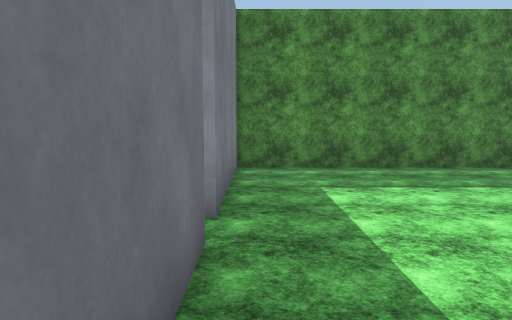
[1] (above)

12 first-person views from a walk through a scene from a Unity 3-D project. The camera is 1.2 m above the floor, tilts 6° down and sees 70° across. The floor is counted in squares, 1 m on a side. Each view is taken from the middle of a square. On the plan, view 1 faces up. The plan holds only what a view shows up to about 15 squares ahead; the rest is blank. The place goes on beyond the plan. The player is left out. Some animated figures are not drawn. Surface patterns are stand-ins for the level's own textures.

[2]
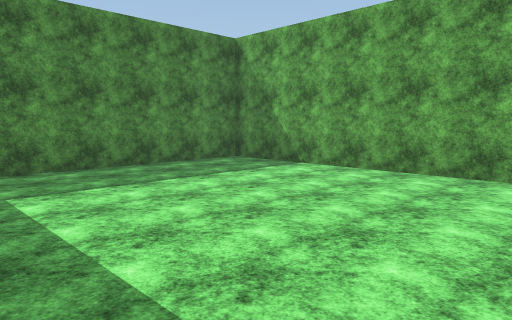

[3]
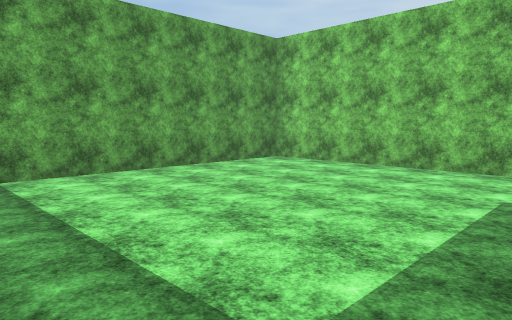

[4]
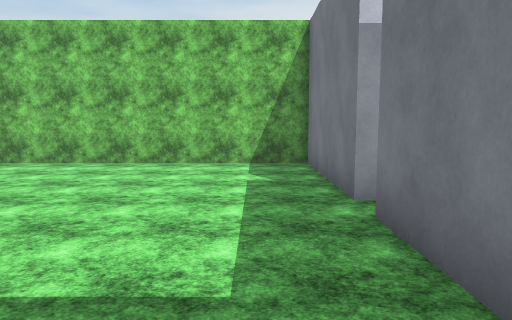

[5]
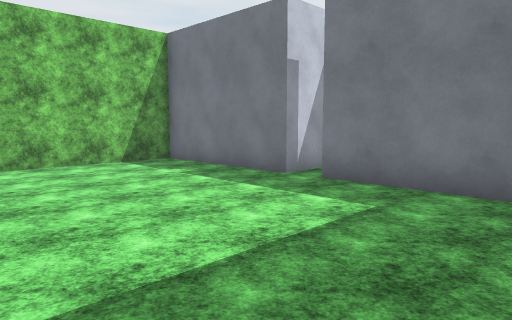

[6]
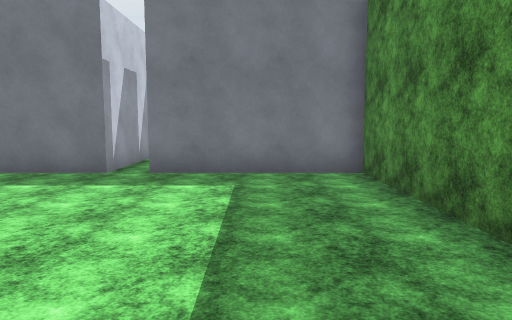

[7]
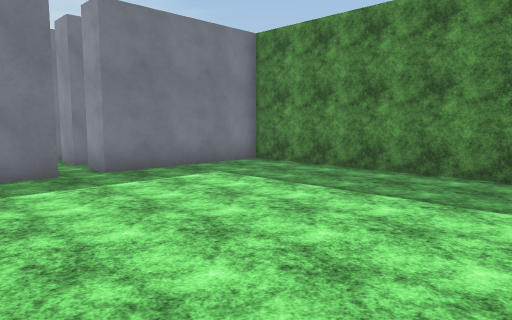

[8]
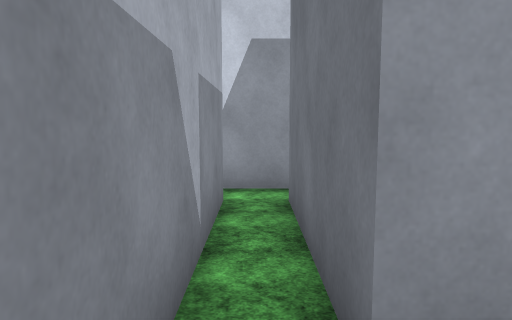

[9]
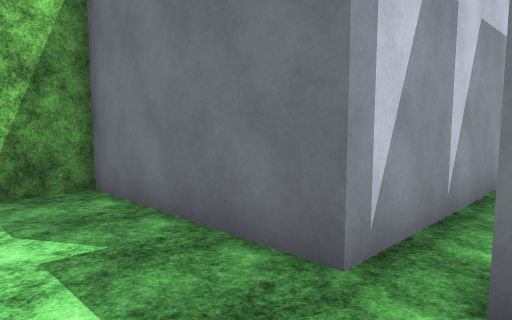

[10]
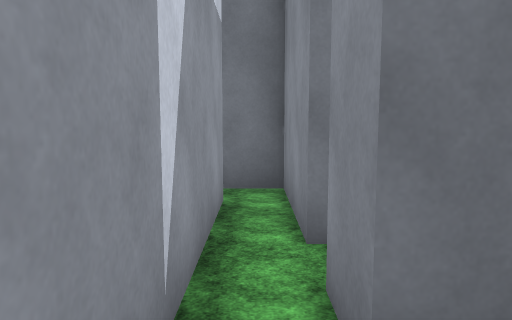

[11]
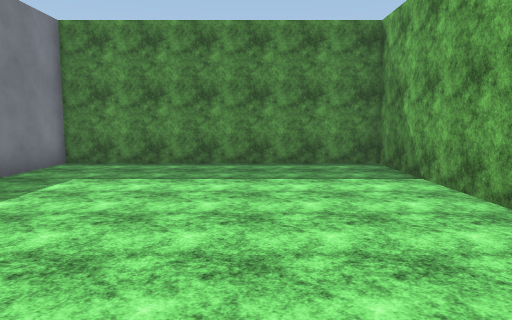

[12]
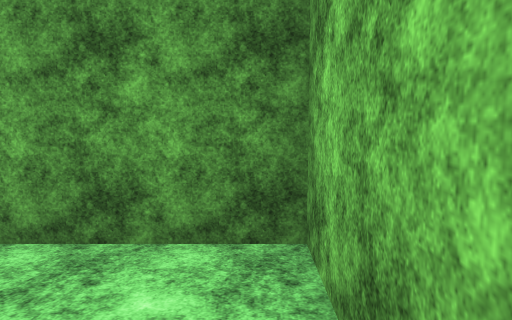

### Floor plan
Ten units are one square. View 1 is at (0, 0); x grows to the right and y downward. Boxes are objects, and circles mark ways between rooms. Rooms are numbered by the first view taken in them; rooms with no view inside come last. Other rooms are left out.
<svg viewBox="-40 -105 130 125">
<path fill="none" stroke="#000" d="M-15 -35 -5 -35 -5 15 85 15 85 -95 -5 -95 -5 -45 -15 -45M-31 -85 -25 -85 -25 -45 -35 -45M-15 -45 -15 -94M-35 -35 -15 -35"/>
<circle cx="-10" cy="-40" r="3" fill="#2a7"/>
<text x="40" y="-40">1</text>
<text x="-20" y="-70">2</text>
</svg>
Room 1 opens to room 2.

Where each view was taken, in squares from view 1:
view 1: 0 up, 0 right, facing up
view 2: 0 up, 0 right, facing up-right
view 3: 8 up, 0 right, facing down-right
view 4: 9 up, 1 right, facing down
view 5: 9 up, 6 right, facing down-left
view 6: 7 up, 8 right, facing left
view 7: 1 up, 8 right, facing up-left
view 8: 10 up, 2 left, facing down
view 9: 5 up, 2 right, facing down-left
view 10: 4 up, 1 left, facing left
view 11: 1 down, 5 right, facing up
view 12: 1 down, 5 right, facing right
